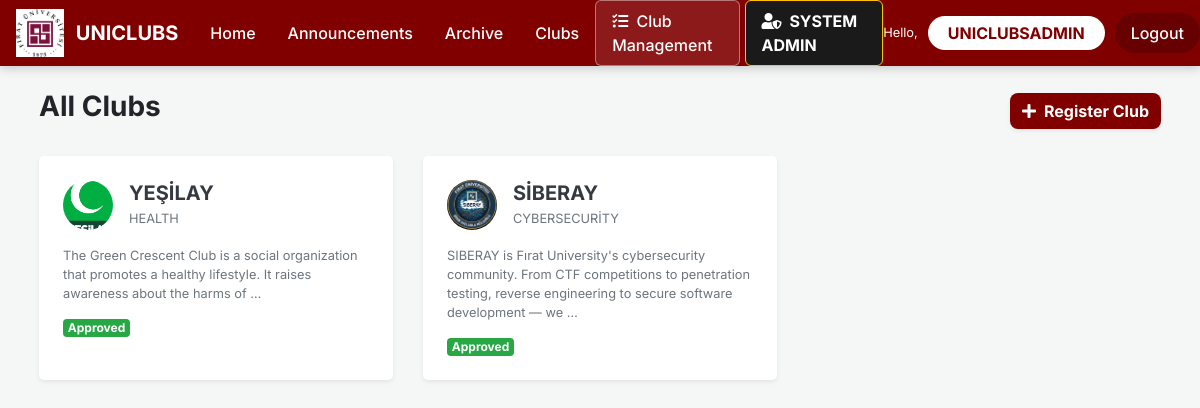
/clubs/ (signed in), run on the app's committed database.
### app/models.py (models this page shows, shortened)
class Club(models.Model): # Stores club profile, recruitment status, and admin links | Kulüp profili, alım durumu ve admin bağlantılarını tutar
    name = models.CharField(max_length=200)
    description = models.TextField(blank=True)
    logo = models.ImageField(upload_to='club_logos/', blank=True, null=True)
    category = models.CharField(max_length=100, blank=True)
    is_active = models.BooleanField(default=True)
    is_approved = models.BooleanField(default=False)
    is_recruiting = models.BooleanField(default=False)
    is_core_team_recruiting = models.BooleanField(default=False)
    leader = models.CharField(max_length=200, blank=True, null=True, help_text="Name of the club leader")
    created_at = models.DateTimeField(default=timezone.now)
    admin_user = models.OneToOneField(User, on_delete=models.SET_NULL, null=True, blank=True, related_name='managed_club')
    class Meta:
        ordering = ['-created_at']

### app/views.py (the view)
# urls.py: path('clubs/', views.club_list, name='club_list'),
def club_list(request):
    clubs = Club.objects.filter(is_active=True)
    return render(request, 'app/club_list.html', {'clubs': clubs})

### app/templates/app/club_list.html (shortened to what this page needs)
{% extends "app/layout.html" %}
{% block content %}
<div class="container-fluid px-4">
    <div class="d-flex justify-content-between align-items-center mb-4">
        <h3 class="font-weight-bold">All Clubs</h3>
        <a href="{% url 'club_add' %}" class="btn btn-maroon shadow-sm">
            <i class="fas fa-plus mr-2"></i>Register Club
        </a>
    </div>
    <div class="row">
        {% for club in clubs %}
        <div class="col-md-4 mb-4">
            <div class="card border-0 shadow-sm rounded-lg h-100 club-card">
                <div class="card-body p-4">
                    <div class="d-flex align-items-center mb-3">
                        <div class="rounded-circle d-flex align-items-center justify-content-center text-white mr-3 overflow-hidden" style="width:50px;height:50px;background-color:#800000;min-width:50px;">
                            {% if club.logo %}
                                <img src="{{ club.logo.url }}" style="width:100%; height:100%; object-fit:cover;">
                            {% else %}
                                <i class="fas fa-university"></i>
                            {% endif %}
                        </div>
                        <div>
                            <h5 class="font-weight-bold mb-0">
                                <a href="{% url 'club_detail' club.pk %}" class="text-dark">{{ club.name }}</a>
                            </h5>
                            <small class="text-muted">{{ club.category }}</small>
                        </div>
                    </div>
                    <p class="text-muted small">{{ club.description|truncatewords:20 }}</p>
                    <div class="d-flex justify-content-between align-items-center mt-3">
                        {% if club.is_approved %}
                            <span class="badge badge-success">Approved</span>
                        {% else %}
                            <span class="badge badge-warning">Pending</span>
                        {% endif %}
                    </div>
                </div>
            </div>
        </div>
        {% empty %}
        <div class="col-12">
            <div class="alert alert-info">
                No clubs yet. <a href="{% url 'club_add' %}">Be the first to register a club!</a>
            </div>
        </div>
        {% endfor %}
    </div>
</div>
{% endblock %}

### app/templates/app/layout.html (shortened to what this page needs)
{% load static %}
<!DOCTYPE html>
<html lang="en">
<head>
    <link rel="stylesheet" href="https://stackpath.bootstrapcdn.com/bootstrap/4.5.2/css/bootstrap.min.css" />
    <link rel="stylesheet" href="https://cdnjs.cloudflare.com/ajax/libs/font-awesome/5.15.3/css/all.min.css" />
</head>
<body>
    <nav class="navbar navbar-expand-lg navbar-custom sticky-top p-0">
        <div class="container-fluid p-0">
            <a class="navbar-brand text-white font-weight-bold d-flex align-items-center ml-3" href="{% url 'home' %}">
                <img src="{% static 'app/content/fu_logo_final_v4.png' %}" alt="FU Logo" style="height: 48px; width: auto; margin-right: 12px;">
                UNICLUBS
            </a>
            <div class="collapse navbar-collapse" id="navbarNav">
                <ul class="navbar-nav mr-auto">
                    <li class="nav-item"><a class="nav-link" href="{% url 'home' %}">Home</a></li>
                    <li class="nav-item"><a class="nav-link" href="{% url 'announcements' %}">Announcements</a></li>
                    <li class="nav-item"><a class="nav-link" href="{% url 'event_archive' %}">Archive</a></li>
                    <li class="nav-item"><a class="nav-link" href="{% url 'club_list' %}">Clubs</a></li>
                </ul>
                <ul class="navbar-nav ml-auto align-items-center">
                    {% if user.is_authenticated %}
                        {% if user.username == 'UNICLUBSADMIN' or user.managed_club %}
                            <li class="nav-item">
                                <a class="nav-link nav-club-admin" href="{% url 'club_admin' %}">
                                    <i class="fas fa-tasks mr-1"></i> Club Management
                                </a>
                            </li>
                        {% endif %}
                        {% if user.username == 'UNICLUBSADMIN' %}
                            <li class="nav-item">
                                <a class="nav-link nav-system-admin" href="{% url 'system_admin' %}">
                                    <i class="fas fa-user-shield mr-1"></i> SYSTEM ADMIN
                                </a>
                            </li>
                        {% endif %}
                        <li class="nav-item d-flex align-items-center">
                            <span class="text-white small">Hello,</span>
                        </li>
                        <li class="nav-item">
                            <a class="nav-link btn-student" href="{% url 'dashboard' %}">{{ user.username }}</a>
                        </li>
                        <li class="nav-item">
                            <a class="nav-link btn-logout" href="{% url 'logout' %}">Logout</a>
                        </li>
                    {% else %}
                        <li class="nav-item">
                            <a class="nav-link btn-login" href="{% url 'login' %}">Login</a>
                        </li>
                    {% endif %}
                </ul>
            </div>
        </div>
    </nav>
    <div class="container-fluid py-4">
        {% block content %}{% endblock %}
    </div>
</body>
</html>

### app/templates/app/layout.html (style rules this page uses)
:root { --maroon: #800000; --maroon-dark: #600000; --maroon-light: #fceceb; --soft-bg: #f4f7f6; }
body { background-color: var(--soft-bg); font-family: 'Inter', 'Segoe UI', sans-serif; padding-bottom: 60px; }
.navbar-custom { background-color: var(--maroon); box-shadow: 0 2px 10px rgba(0,0,0,0.2); }
.navbar-custom .nav-link { color: white !important; font-weight: 500; padding: 0.5rem 1rem !important; transition: 0.3s; }
.nav-club-admin { border: 1px solid rgba(255,255,255,0.4); border-radius: 6px; margin-right: 5px; background-color: rgba(255,255,255,0.1); }
.nav-system-admin { background-color: #1a1a1a !important; border-radius: 6px; color: #ffc107 !important; font-weight: bold !important; border: 1px solid #ffc107; }
.navbar-custom .nav-link.btn-student { background-color: white !important; color: #800000 !important; font-weight: bold !important; border-radius: 20px; padding: 5px 20px !important; margin-left: 10px; }
.btn-logout { background-color: rgba(0, 0, 0, 0.2); color: white !important; border-radius: 20px; padding: 5px 20px !important; margin-left: 10px; font-weight: 500; }
.btn-maroon { background-color: var(--maroon); color: white !important; border: none; border-radius: 8px; font-weight: 600; transition: 0.25s; }

### app/templates/app/club_list.html (style rules this page uses)
.btn-maroon { background-color: #800000; color: white !important; border: none; border-radius: 8px; font-weight: bold; transition: 0.3s; }
.club-card { transition: 0.3s; }

### data on the page
Club: logo (picture), name "YEŞİLAY", category "HEALTH", description "The Green Crescent Club is a social organization that promotes a healthy lifestyle. It raises awareness about the harms of …", is_approved "Approved"
Club: logo (picture), name "SİBERAY", category "CYBERSECURİTY", description "SIBERAY is Fırat University's cybersecurity community. From CTF competitions to penetration testing, reverse engineering to secure software development — we …", is_approved "Approved"

### other printed values
{{ user.username }} "UNICLUBSADMIN"
